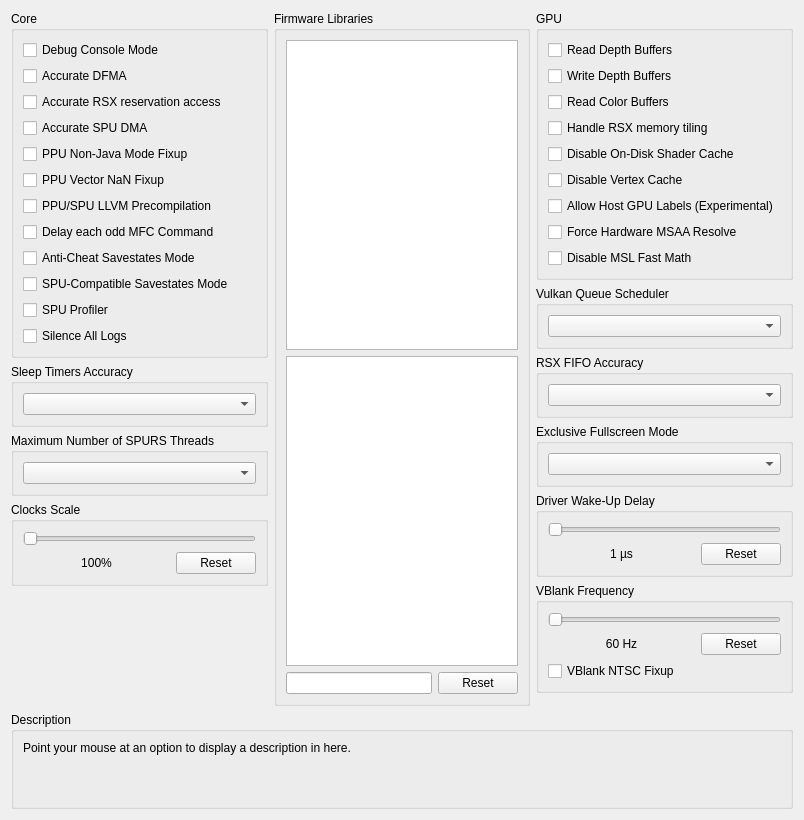
      <widget class="QWidget" name="advancedTab">
       <attribute name="title">
        <string>Advanced</string>
       </attribute>
       <layout class="QVBoxLayout" name="advancedTab_layout" stretch="1,0,0">
        <item>
         <layout class="QHBoxLayout" name="advancedTabLayout" stretch="1,1,1">
          <item>
           <layout class="QVBoxLayout" name="advancedTabLayoutLeft">
            <item>
             <widget class="QGroupBox" name="gb_advanced_core">
              <property name="sizePolicy">
               <sizepolicy hsizetype="Preferred" vsizetype="Minimum">
                <horstretch>0</horstretch>
                <verstretch>0</verstretch>
               </sizepolicy>
              </property>
              <property name="title">
               <string>Core</string>
              </property>
              <layout class="QVBoxLayout" name="gb_advanced_core_layout">
               <item>
                <widget class="QCheckBox" name="debugConsoleMode">
                 <property name="text">
                  <string>Debug Console Mode</string>
                 </property>
                </widget>
               </item>
               <item>
                <widget class="QCheckBox" name="accurateDFMA">
                 <property name="text">
                  <string>Accurate DFMA</string>
                 </property>
                </widget>
               </item>
               <item>
                <widget class="QCheckBox" name="accurateRSXAccess">
                 <property name="text">
                  <string>Accurate RSX reservation access</string>
                 </property>
                </widget>
               </item>
               <item>
                <widget class="QCheckBox" name="accurateSpuDMA">
                 <property name="text">
                  <string>Accurate SPU DMA</string>
                 </property>
                </widget>
               </item>
               <item>
                <widget class="QCheckBox" name="ppuNJFixup">
                 <property name="text">
                  <string>PPU Non-Java Mode Fixup</string>
                 </property>
                </widget>
               </item>
               <item>
                <widget class="QCheckBox" name="fixupPPUVNAN">
                 <property name="text">
                  <string>PPU Vector NaN Fixup</string>
                 </property>
                </widget>
               </item>
               <item>
                <widget class="QCheckBox" name="llvmPrecompilation">
                 <property name="text">
                  <string>PPU/SPU LLVM Precompilation</string>
                 </property>
                </widget>
               </item>
               <item>
                <widget class="QCheckBox" name="mfcDelayCommand">
                 <property name="text">
                  <string>Delay each odd MFC Command</string>
                 </property>
                </widget>
               </item>
               <item>
                <widget class="QCheckBox" name="antiCheatSavestates">
                 <property name="text">
                  <string>Anti-Cheat Savestates Mode</string>
                 </property>
                </widget>
               </item>
               <item>
                <widget class="QCheckBox" name="compatibleSavestates">
                 <property name="text">
                  <string>SPU-Compatible Savestates Mode</string>
                 </property>
                </widget>
               </item>
               <item>
                <widget class="QCheckBox" name="spuProfiler">
                 <property name="text">
                  <string>SPU Profiler</string>
                 </property>
                </widget>
               </item>
               <item>
                <widget class="QCheckBox" name="silenceAllLogs">
                 <property name="text">
                  <string>Silence All Logs</string>
                 </property>
                </widget>
               </item>
              </layout>
             </widget>
            </item>
            <item>
             <widget class="QGroupBox" name="gb_sleep_timers_accuracy">
              <property name="sizePolicy">
               <sizepolicy hsizetype="Preferred" vsizetype="Minimum">
                <horstretch>0</horstretch>
                <verstretch>0</verstretch>
               </sizepolicy>
              </property>
              <property name="title">
               <string>Sleep Timers Accuracy</string>
              </property>
              <layout class="QVBoxLayout" name="gb_sleep_timers_accuracy_layout">
               <item>
                <widget class="QComboBox" name="sleepTimersAccuracy"/>
               </item>
              </layout>
             </widget>
            </item>
            <item>
             <widget class="QGroupBox" name="gb_max_spurs_threads">
              <property name="sizePolicy">
               <sizepolicy hsizetype="Preferred" vsizetype="Minimum">
                <horstretch>0</horstretch>
                <verstretch>0</verstretch>
               </sizepolicy>
              </property>
              <property name="title">
               <string>Maximum Number of SPURS Threads</string>
              </property>
              <layout class="QVBoxLayout" name="gb_max_spurs_threads_layout">
               <item>
                <widget class="QComboBox" name="maxSPURSThreads"/>
               </item>
              </layout>
             </widget>
            </item>
            <item>
             <widget class="QGroupBox" name="gb_clockScale">
              <property name="sizePolicy">
               <sizepolicy hsizetype="Preferred" vsizetype="Minimum">
                <horstretch>0</horstretch>
                <verstretch>0</verstretch>
               </sizepolicy>
              </property>
              <property name="title">
               <string>Clocks Scale</string>
              </property>
              <layout class="QVBoxLayout" name="gb_clockScale_layout">
               <item>
                <widget class="QSlider" name="clockScale">
                 <property name="orientation">
                  <enum>Qt::Orientation::Horizontal</enum>
                 </property>
                </widget>
               </item>
               <item>
                <layout class="QHBoxLayout" name="clockScaleLayout" stretch="1,0">
                 <item>
                  <widget class="QLabel" name="clockScaleText">
                   <property name="text">
                    <string>100%</string>
                   </property>
                   <property name="alignment">
                    <set>Qt::AlignmentFlag::AlignCenter</set>
                   </property>
                  </widget>
                 </item>
                 <item>
                  <widget class="QPushButton" name="clockScaleReset">
                   <property name="text">
                    <string>Reset</string>
                   </property>
                  </widget>
                 </item>
                </layout>
               </item>
              </layout>
             </widget>
            </item>
            <item>
             <spacer name="advancedTabSpacerLeft">
              <property name="orientation">
               <enum>Qt::Orientation::Vertical</enum>
              </property>
              <property name="sizeType">
               <enum>QSizePolicy::Policy::MinimumExpanding</enum>
              </property>
              <property name="sizeHint" stdset="0">
               <size>
                <width>0</width>
                <height>0</height>
               </size>
              </property>
             </spacer>
            </item>
           </layout>
          </item>
          <item>
           <layout class="QVBoxLayout" name="advancedTabLayoutMiddle">
            <item>
             <widget class="QGroupBox" name="gb_libs">
              <property name="title">
               <string>Firmware Libraries</string>
              </property>
              <layout class="QVBoxLayout" name="gb_libs_layout">
               <item>
                <widget class="QListWidget" name="hleList">
                 <property name="sizePolicy">
                  <sizepolicy hsizetype="Preferred" vsizetype="Preferred">
                   <horstretch>0</horstretch>
                   <verstretch>0</verstretch>
                  </sizepolicy>
                 </property>
                 <property name="selectionMode">
                  <enum>QAbstractItemView::SelectionMode::ExtendedSelection</enum>
                 </property>
                </widget>
               </item>
               <item>
                <widget class="QListWidget" name="lleList">
                 <property name="sizePolicy">
                  <sizepolicy hsizetype="Preferred" vsizetype="Preferred">
                   <horstretch>0</horstretch>
                   <verstretch>0</verstretch>
                  </sizepolicy>
                 </property>
                 <property name="selectionMode">
                  <enum>QAbstractItemView::SelectionMode::ExtendedSelection</enum>
                 </property>
                </widget>
               </item>
               <item>
                <layout class="QHBoxLayout" name="gb_lleLibs_layout" stretch="1,0">
                 <property name="spacing">
                  <number>6</number>
                 </property>
                 <property name="sizeConstraint">
                  <enum>QLayout::SizeConstraint::SetNoConstraint</enum>
                 </property>
                 <item>
                  <widget class="QLineEdit" name="searchBox"/>
                 </item>
                 <item>
                  <widget class="QPushButton" name="resetLleList">
                   <property name="text">
                    <string>Reset</string>
                   </property>
                  </widget>
                 </item>
                </layout>
               </item>
              </layout>
             </widget>
            </item>
           </layout>
          </item>
          <item>
           <layout class="QVBoxLayout" name="advancedTabLayoutRight">
            <item>
             <widget class="QGroupBox" name="gb_advanced_gpu">
              <property name="sizePolicy">
               <sizepolicy hsizetype="Preferred" vsizetype="Minimum">
                <horstretch>0</horstretch>
                <verstretch>0</verstretch>
               </sizepolicy>
              </property>
              <property name="title">
               <string>GPU</string>
              </property>
              <layout class="QVBoxLayout" name="gb_advanced_gpu_layout">
               <item>
                <widget class="QCheckBox" name="readDepth">
                 <property name="text">
                  <string>Read Depth Buffers</string>
                 </property>
                </widget>
               </item>
               <item>
                <widget class="QCheckBox" name="dumpDepth">
                 <property name="text">
                  <string>Write Depth Buffers</string>
                 </property>
                </widget>
               </item>
               <item>
                <widget class="QCheckBox" name="readColor">
                 <property name="text">
                  <string>Read Color Buffers</string>
                 </property>
                </widget>
               </item>
               <item>
                <widget class="QCheckBox" name="handleTiledMemory">
                 <property name="text">
                  <string>Handle RSX memory tiling</string>
                 </property>
                </widget>
               </item>
               <item>
                <widget class="QCheckBox" name="disableOnDiskShaderCache">
                 <property name="text">
                  <string>Disable On-Disk Shader Cache</string>
                 </property>
                </widget>
               </item>
               <item>
                <widget class="QCheckBox" name="disableVertexCache">
                 <property name="text">
                  <string>Disable Vertex Cache</string>
                 </property>
                </widget>
               </item>
               <item>
                <widget class="QCheckBox" name="allowHostGPULabels">
                 <property name="text">
                  <string>Allow Host GPU Labels (Experimental)</string>
                 </property>
                </widget>
               </item>
               <item>
                <widget class="QCheckBox" name="forceHwMSAAResolve">
                 <property name="text">
                  <string>Force Hardware MSAA Resolve</string>
                 </property>
                </widget>
               </item>
               <item>
                <widget class="QCheckBox" name="disableMslFastMath">
                 <property name="text">
                  <string>Disable MSL Fast Math</string>
                 </property>
                </widget>
               </item>
              </layout>
             </widget>
            </item>
            <item>
             <widget class="QGroupBox" name="gb_vulkansched">
              <property name="sizePolicy">
               <sizepolicy hsizetype="Preferred" vsizetype="Minimum">
                <horstretch>0</horstretch>
                <verstretch>0</verstretch>
               </sizepolicy>
              </property>
              <property name="title">
               <string>Vulkan Queue Scheduler</string>
              </property>
              <layout class="QVBoxLayout" name="gb_vksched_layout">
               <item>
                <widget class="QComboBox" name="vulkansched"/>
               </item>
              </layout>
             </widget>
            </item>
            <item>
             <widget class="QGroupBox" name="gb_rsx_fifo_accuracy">
              <property name="sizePolicy">
               <sizepolicy hsizetype="Preferred" vsizetype="Minimum">
                <horstretch>0</horstretch>
                <verstretch>0</verstretch>
               </sizepolicy>
              </property>
              <property name="title">
               <string>RSX FIFO Accuracy</string>
              </property>
              <layout class="QVBoxLayout" name="gb_rsx_fifo_accuracy_layout">
               <item>
                <widget class="QComboBox" name="FIFOAccuracy"/>
               </item>
              </layout>
             </widget>
            </item>
            <item>
             <widget class="QGroupBox" name="gb_exclusiveFullscreen">
              <property name="sizePolicy">
               <sizepolicy hsizetype="Preferred" vsizetype="Minimum">
                <horstretch>0</horstretch>
                <verstretch>0</verstretch>
               </sizepolicy>
              </property>
              <property name="title">
               <string>Exclusive Fullscreen Mode</string>
              </property>
              <layout class="QVBoxLayout" name="gb_exclusiveFullscreen_layout">
               <item>
                <widget class="QComboBox" name="exclusiveFullscreenMode"/>
               </item>
              </layout>
             </widget>
            </item>
            <item>
             <widget class="QGroupBox" name="gb_wakeupDelay">
              <property name="sizePolicy">
               <sizepolicy hsizetype="Preferred" vsizetype="Minimum">
                <horstretch>0</horstretch>
                <verstretch>0</verstretch>
               </sizepolicy>
              </property>
              <property name="title">
               <string>Driver Wake-Up Delay</string>
              </property>
              <layout class="QVBoxLayout" name="gb_wakeupDelay_layout">
               <item>
                <widget class="QSlider" name="wakeupDelay">
                 <property name="orientation">
                  <enum>Qt::Orientation::Horizontal</enum>
                 </property>
                </widget>
               </item>
               <item>
                <layout class="QHBoxLayout" name="wakeupDelayLayout" stretch="1,0">
                 <item>
                  <widget class="QLabel" name="wakeupText">
                   <property name="text">
                    <string>1 µs</string>
                   </property>
                   <property name="alignment">
                    <set>Qt::AlignmentFlag::AlignCenter</set>
                   </property>
                  </widget>
                 </item>
                 <item>
                  <widget class="QPushButton" name="wakeupReset">
                   <property name="text">
                    <string>Reset</string>
                   </property>
                  </widget>
                 </item>
                </layout>
               </item>
              </layout>
             </widget>
            </item>
            <item>
             <widget class="QGroupBox" name="gb_vblank">
              <property name="sizePolicy">
               <sizepolicy hsizetype="Preferred" vsizetype="Minimum">
                <horstretch>0</horstretch>
                <verstretch>0</verstretch>
               </sizepolicy>
              </property>
              <property name="title">
               <string>VBlank Frequency</string>
              </property>
              <layout class="QVBoxLayout" name="gb_vblank_layout">
               <item>
                <widget class="QSlider" name="vblank">
                 <property name="orientation">
                  <enum>Qt::Orientation::Horizontal</enum>
                 </property>
                </widget>
               </item>
               <item>
                <layout class="QHBoxLayout" name="vBlankLayout" stretch="1,0">
                 <item>
                  <widget class="QLabel" name="vblankText">
                   <property name="text">
                    <string>60 Hz</string>
                   </property>
                   <property name="alignment">
                    <set>Qt::AlignmentFlag::AlignCenter</set>
                   </property>
                  </widget>
                 </item>
                 <item>
                  <widget class="QPushButton" name="vblankReset">
                   <property name="text">
                    <string>Reset</string>
                   </property>
                  </widget>
                 </item>
                </layout>
               </item>
               <item>
                <widget class="QCheckBox" name="vblankNTSCFixup">
                 <property name="text">
                  <string>VBlank NTSC Fixup</string>
                 </property>
                </widget>
               </item>
              </layout>
             </widget>
            </item>
            <item>
             <spacer name="advancedTabSpacerRight">
              <property name="orientation">
               <enum>Qt::Orientation::Vertical</enum>
              </property>
              <property name="sizeType">
               <enum>QSizePolicy::Policy::MinimumExpanding</enum>
              </property>
              <property name="sizeHint" stdset="0">
               <size>
                <width>13</width>
                <height>13</height>
               </size>
              </property>
             </spacer>
            </item>
           </layout>
          </item>
         </layout>
        </item>
        <item>
         <spacer name="advancedTabSpacer">
          <property name="orientation">
           <enum>Qt::Orientation::Vertical</enum>
          </property>
          <property name="sizeHint" stdset="0">
           <size>
            <width>0</width>
            <height>0</height>
           </size>
          </property>
         </spacer>
        </item>
        <item>
         <widget class="QGroupBox" name="gb_description_advanced">
          <property name="title">
           <string>Description</string>
          </property>
          <layout class="QVBoxLayout" name="gb_description_advanced_layout">
           <item>
            <widget class="QLabel" name="description_advanced">
             <property name="text">
              <string>Point your mouse at an option to display a description in here.


</string>
             </property>
             <property name="textFormat">
              <enum>Qt::TextFormat::PlainText</enum>
             </property>
             <property name="alignment">
              <set>Qt::AlignmentFlag::AlignLeading|Qt::AlignmentFlag::AlignLeft|Qt::AlignmentFlag::AlignTop</set>
             </property>
             <property name="wordWrap">
              <bool>true</bool>
             </property>
            </widget>
           </item>
          </layout>
         </widget>
        </item>
       </layout>
      </widget>
